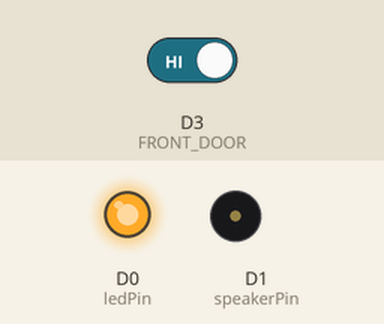
Bench run of a sketch on a simulated Particle Photon. Shown: output pins drawn as LEDs (lit = HIGH), buzzer (waves = sounding). Inputs (shaded band) come from the test bench; at power-on: D3 (FRONT_DOOR) HIGH.

Above: at 2.1 s.
2.2 s: D3 (FRONT_DOOR) driven LOW
At 2.8 s:
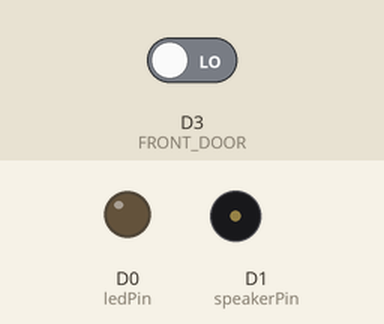
4.0 s: D3 (FRONT_DOOR) driven HIGH
At 4.41 s:
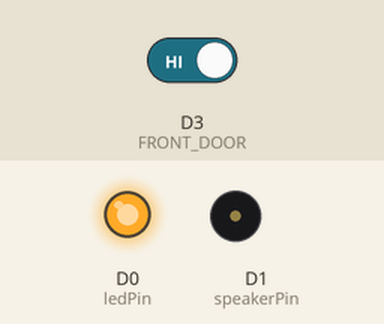
Timing chart, 0 to 7.0 s (numbered marks = the images above; inputs shaded):
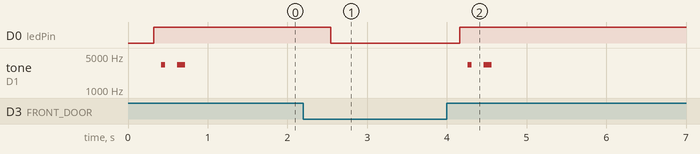

The sketch:

door-sensor-alarm.ino
```cpp
// Declare variables
char resultstr[128];        // A string to store the JSON we're sending to the server
int frontdoorState = 2;     // This will be 0 if the door is closed and 1 if open
int frontdoor = 2;          // Used to store the readings from the frontdoor sensor
int elapsedTime = 0;        // Keeps track of how much time has passed in seconds
int numRequests = 0;        // Keeps track of requests per hour
int frontdoorChanged = 0;   // 0 not changed, 1 changed
const int ledPin = D0;      // LED plugged in to D0
const int speakerPin = D1;  // Speaker plugged in to D1

void setup() {
    //Create Particle variables
    Particle.variable("result", resultstr, STRING);
    Particle.variable("frontdoor", &frontdoor, INT);
    Particle.variable("numRequests", &numRequests, INT);
    Particle.variable("elapsedTime", &elapsedTime, INT);

    // Initialize D0 pin as output
    pinMode(ledPin, OUTPUT); // LED
    pinMode(speakerPin, OUTPUT); // SPEAKER

    // Initialize D3 pin as input with a pullup resistor
    pinMode(D3, INPUT_PULLUP); // FRONT DOOR

    // Publish an event to the dashboard, used for debugging
    Particle.publish("status","Security setup");
}

// Loop is called continuously while the program is running.
void loop() {
    // FRONT DOOR READING
    delay(300); // Pause for 0.4 seconds
    frontdoor = digitalRead( D3 ); // Get a reading
    if (frontdoor == LOW) { // Door is closed
        if(frontdoorState != 0) {
            frontdoorChanged = 1;
        }
        frontdoorState = 0; //closed
    } else {
        if(frontdoorState != 1) {
            frontdoorChanged = 1;
        }
        frontdoorState = 1; //open
    }


    // UPDATE THE LED
    if(frontdoorState == 1) {
        // A door is open
        digitalWrite(D0, HIGH);   // Turn ON the LED pin
        delay(100);
    } else {
        // Both doors are closed
        digitalWrite(D0, LOW);    // Turn OFF the LED pin
        delay(100);
    }

    // CHECK FOR CHANGES
    if(frontdoorChanged == 1) {
        if(frontdoorState == 1) {
            playTone(); // Play a tone when a door is opened
        }

        // Limit to 40 requests per hour. If more than that, something likely went wrong.
        // This prevents us from spamming the server.
        if(numRequests < 40) {
            numRequests += 1;
            // Inject the variables into a string
            sprintf(resultstr, "{\"status\":\"%i\", \"location\":\"frontdoor\", \"changed\":\"%i\"}", frontdoorState, frontdoorChanged);
            // Publish the string to a webhook named "door"
            Particle.publish("door", resultstr);
        } else if (numRequests == 40) {
            // Publish an event to the dashboard, used for debugging
            Particle.publish("warning", "Exceeded maximum requests");
        }
        frontdoorChanged = 0;
    }

    // REQUEST LIMITING
    elapsedTime += 1; // Used to keep track of how many seconds have passed
    // After an hour passes, reset the request limit
    if(elapsedTime > 3600) {
        elapsedTime = 0;
        numRequests = 0;
    }
}

// The large piezo alarm opperates best at 3000 +/- 500 hz
void playTone() {
    int duration = 60;
    tone(speakerPin, 3322, 50);   // G# is 3322 hz
    delay(200);
    tone(speakerPin, 3322, 100);  // G# is 3322 hz
}
```

Measured:
- after the input at 2.2 s, D0 (ledPin): HIGH → LOW after 0.34 s
- after the input at 4.0 s, D0 (ledPin): LOW → HIGH after 0.16 s; tone on D1 (speakerPin): alternates 3322 Hz for 0.07 s and silent for 0.15 s, 4 changes in all, then stays silent, starting after 0.26 s
- by itself, tone on D1 (speakerPin): alternates 3322 Hz for 0.07 s and silent for 0.15 s, 4 changes in all, then stays silent
